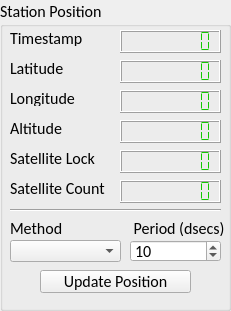
   <widget class="QGroupBox" name="groupBox_3">
    <property name="geometry">
     <rect>
      <x>250</x>
      <y>0</y>
      <width>231</width>
      <height>311</height>
     </rect>
    </property>
    <property name="font">
     <font>
      <family>Calibri</family>
      <pointsize>12</pointsize>
     </font>
    </property>
    <property name="title">
     <string>Station Position</string>
    </property>
    <widget class="QLabel" name="label_12">
     <property name="geometry">
      <rect>
       <x>10</x>
       <y>30</y>
       <width>81</width>
       <height>16</height>
      </rect>
     </property>
     <property name="text">
      <string>Timestamp</string>
     </property>
    </widget>
    <widget class="QLCDNumber" name="lcd_sttnTimestamp">
     <property name="geometry">
      <rect>
       <x>120</x>
       <y>30</y>
       <width>101</width>
       <height>23</height>
      </rect>
     </property>
     <property name="styleSheet">
      <string notr="true">QLCDNumber{
	font: 75 8pt &quot;MS Shell Dlg 2&quot;;
    color: rgb(20, 200, 2);    
    background-color: rgb2(0, 0, 0);
}</string>
     </property>
     <property name="lineWidth">
      <number>1</number>
     </property>
     <property name="numDigits">
      <number>8</number>
     </property>
     <property name="segmentStyle">
      <enum>QLCDNumber::Flat</enum>
     </property>
    </widget>
    <widget class="QLabel" name="label_13">
     <property name="geometry">
      <rect>
       <x>10</x>
       <y>60</y>
       <width>81</width>
       <height>16</height>
      </rect>
     </property>
     <property name="text">
      <string>Latitude</string>
     </property>
    </widget>
    <widget class="QLabel" name="label_14">
     <property name="geometry">
      <rect>
       <x>10</x>
       <y>90</y>
       <width>81</width>
       <height>16</height>
      </rect>
     </property>
     <property name="text">
      <string>Longitude</string>
     </property>
    </widget>
    <widget class="QLCDNumber" name="lcd_sttnLatitude">
     <property name="geometry">
      <rect>
       <x>120</x>
       <y>60</y>
       <width>101</width>
       <height>23</height>
      </rect>
     </property>
     <property name="font">
      <font>
       <family>MS Shell Dlg 2</family>
       <pointsize>8</pointsize>
       <weight>9</weight>
       <italic>false</italic>
       <bold>false</bold>
      </font>
     </property>
     <property name="styleSheet">
      <string notr="true">QLCDNumber{
	font: 75 8pt &quot;MS Shell Dlg 2&quot;;
    color: rgb(20, 200, 2);    
    background-color: rgb2(0, 0, 0);
}</string>
     </property>
     <property name="numDigits">
      <number>8</number>
     </property>
     <property name="segmentStyle">
      <enum>QLCDNumber::Flat</enum>
     </property>
    </widget>
    <widget class="QLCDNumber" name="lcd_sttnLongitude">
     <property name="geometry">
      <rect>
       <x>120</x>
       <y>90</y>
       <width>101</width>
       <height>23</height>
      </rect>
     </property>
     <property name="font">
      <font>
       <family>MS Shell Dlg 2</family>
       <pointsize>8</pointsize>
       <weight>9</weight>
       <italic>false</italic>
       <bold>false</bold>
      </font>
     </property>
     <property name="styleSheet">
      <string notr="true">QLCDNumber{
	font: 75 8pt &quot;MS Shell Dlg 2&quot;;
    color: rgb(20, 200, 2);    
    background-color: rgb2(0, 0, 0);
}</string>
     </property>
     <property name="numDigits">
      <number>8</number>
     </property>
     <property name="segmentStyle">
      <enum>QLCDNumber::Flat</enum>
     </property>
    </widget>
    <widget class="QLabel" name="label_15">
     <property name="geometry">
      <rect>
       <x>10</x>
       <y>120</y>
       <width>81</width>
       <height>16</height>
      </rect>
     </property>
     <property name="text">
      <string>Altitude</string>
     </property>
    </widget>
    <widget class="QLCDNumber" name="lcd_sttnAltitude">
     <property name="geometry">
      <rect>
       <x>120</x>
       <y>120</y>
       <width>101</width>
       <height>23</height>
      </rect>
     </property>
     <property name="font">
      <font>
       <family>MS Shell Dlg 2</family>
       <pointsize>8</pointsize>
       <weight>9</weight>
       <italic>false</italic>
       <bold>false</bold>
      </font>
     </property>
     <property name="styleSheet">
      <string notr="true">QLCDNumber{
	font: 75 8pt &quot;MS Shell Dlg 2&quot;;
    color: rgb(20, 200, 2);    
    background-color: rgb2(0, 0, 0);
}</string>
     </property>
     <property name="numDigits">
      <number>8</number>
     </property>
     <property name="segmentStyle">
      <enum>QLCDNumber::Flat</enum>
     </property>
    </widget>
    <widget class="QLabel" name="label_16">
     <property name="geometry">
      <rect>
       <x>10</x>
       <y>150</y>
       <width>111</width>
       <height>16</height>
      </rect>
     </property>
     <property name="text">
      <string>Satellite Lock</string>
     </property>
    </widget>
    <widget class="QLabel" name="label_17">
     <property name="geometry">
      <rect>
       <x>10</x>
       <y>180</y>
       <width>101</width>
       <height>16</height>
      </rect>
     </property>
     <property name="text">
      <string>Satellite Count</string>
     </property>
    </widget>
    <widget class="QLCDNumber" name="lcd_sttnLock">
     <property name="geometry">
      <rect>
       <x>120</x>
       <y>150</y>
       <width>101</width>
       <height>23</height>
      </rect>
     </property>
     <property name="font">
      <font>
       <family>MS Shell Dlg 2</family>
       <pointsize>8</pointsize>
       <weight>9</weight>
       <italic>false</italic>
       <bold>false</bold>
      </font>
     </property>
     <property name="styleSheet">
      <string notr="true">QLCDNumber{
	font: 75 8pt &quot;MS Shell Dlg 2&quot;;
    color: rgb(20, 200, 2);    
    background-color: rgb2(0, 0, 0);
}</string>
     </property>
     <property name="numDigits">
      <number>8</number>
     </property>
     <property name="segmentStyle">
      <enum>QLCDNumber::Flat</enum>
     </property>
    </widget>
    <widget class="QLCDNumber" name="lcd_sttnSatelliteCount">
     <property name="geometry">
      <rect>
       <x>120</x>
       <y>180</y>
       <width>101</width>
       <height>23</height>
      </rect>
     </property>
     <property name="font">
      <font>
       <family>MS Shell Dlg 2</family>
       <pointsize>8</pointsize>
       <weight>9</weight>
       <italic>false</italic>
       <bold>false</bold>
      </font>
     </property>
     <property name="styleSheet">
      <string notr="true">QLCDNumber{
	font: 75 8pt &quot;MS Shell Dlg 2&quot;;
    color: rgb(20, 200, 2);    
    background-color: rgb2(0, 0, 0);
}</string>
     </property>
     <property name="numDigits">
      <number>8</number>
     </property>
     <property name="segmentStyle">
      <enum>QLCDNumber::Flat</enum>
     </property>
    </widget>
    <widget class="QComboBox" name="cbo_sttnUpdateMethod">
     <property name="geometry">
      <rect>
       <x>10</x>
       <y>240</y>
       <width>111</width>
       <height>22</height>
      </rect>
     </property>
    </widget>
    <widget class="QLabel" name="lbl_comPort_5">
     <property name="geometry">
      <rect>
       <x>10</x>
       <y>220</y>
       <width>71</width>
       <height>16</height>
      </rect>
     </property>
     <property name="text">
      <string>Method</string>
     </property>
    </widget>
    <widget class="Line" name="line_2">
     <property name="geometry">
      <rect>
       <x>10</x>
       <y>200</y>
       <width>211</width>
       <height>20</height>
      </rect>
     </property>
     <property name="orientation">
      <enum>Qt::Horizontal</enum>
     </property>
    </widget>
    <widget class="QLabel" name="lbl_comPort_6">
     <property name="geometry">
      <rect>
       <x>130</x>
       <y>220</y>
       <width>121</width>
       <height>16</height>
      </rect>
     </property>
     <property name="text">
      <string> Period (dsecs)</string>
     </property>
    </widget>
    <widget class="QSpinBox" name="spn_sttnUpdatePeriod">
     <property name="geometry">
      <rect>
       <x>130</x>
       <y>240</y>
       <width>91</width>
       <height>22</height>
      </rect>
     </property>
     <property name="minimum">
      <number>1</number>
     </property>
     <property name="maximum">
      <number>1000</number>
     </property>
     <property name="value">
      <number>10</number>
     </property>
    </widget>
    <widget class="QPushButton" name="btn_sttnUpdatePosition">
     <property name="geometry">
      <rect>
       <x>40</x>
       <y>270</y>
       <width>151</width>
       <height>23</height>
      </rect>
     </property>
     <property name="text">
      <string>Update Position</string>
     </property>
    </widget>
   </widget>
